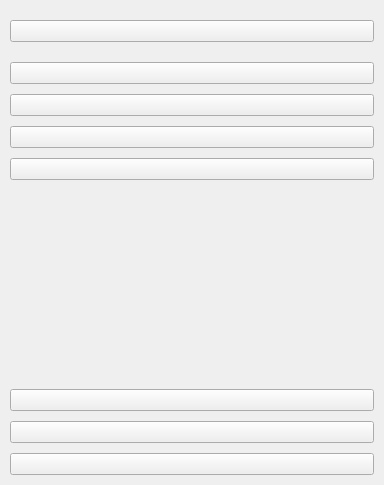
<?xml version="1.0" encoding="UTF-8"?>
<ui version="4.0">
 <class>SidebarComponent</class>
 <widget class="QCustomComponent" name="SidebarComponent">
  <property name="geometry">
   <rect>
    <x>0</x>
    <y>0</y>
    <width>384</width>
    <height>485</height>
   </rect>
  </property>
  <property name="windowTitle">
   <string>CustomComponent</string>
  </property>
  <layout class="QVBoxLayout" name="verticalLayout">
   <property name="spacing">
    <number>0</number>
   </property>
   <property name="leftMargin">
    <number>0</number>
   </property>
   <property name="topMargin">
    <number>0</number>
   </property>
   <property name="rightMargin">
    <number>0</number>
   </property>
   <property name="bottomMargin">
    <number>0</number>
   </property>
   <item>
    <widget class="QCustomSidebar" name="customSidebar">
     <property name="defaultWidth" stdset="0">
      <string>150</string>
     </property>
     <property name="defaultHeight" stdset="0">
      <string>parent</string>
     </property>
     <property name="collapsedWidth" stdset="0">
      <string>60</string>
     </property>
     <property name="collapsedHeight" stdset="0">
      <string>parent</string>
     </property>
     <property name="expandedWidth" stdset="0">
      <string>150</string>
     </property>
     <property name="expandedHeight" stdset="0">
      <string>parent</string>
     </property>
     <property name="toggleButtonName" stdset="0">
      <string>menuBtn</string>
     </property>
     <property name="iconCollapsed" stdset="0">
      <string>:/material_design/icons/material_design/menu.png</string>
     </property>
     <property name="iconExpanded" stdset="0">
      <string>:/material_design/icons/material_design/menu_open.png</string>
     </property>
     <layout class="QVBoxLayout" name="verticalLayout_2">
      <property name="spacing">
       <number>10</number>
      </property>
      <property name="leftMargin">
       <number>0</number>
      </property>
      <property name="topMargin">
       <number>0</number>
      </property>
      <property name="rightMargin">
       <number>0</number>
      </property>
      <property name="bottomMargin">
       <number>0</number>
      </property>
      <item alignment="Qt::AlignmentFlag::AlignTop">
       <widget class="QWidget" name="widget" native="true">
        <layout class="QVBoxLayout" name="verticalLayout_3">
         <property name="spacing">
          <number>10</number>
         </property>
         <property name="leftMargin">
          <number>10</number>
         </property>
         <property name="topMargin">
          <number>10</number>
         </property>
         <property name="rightMargin">
          <number>10</number>
         </property>
         <property name="bottomMargin">
          <number>10</number>
         </property>
         <item>
          <widget class="QCustomSidebarLabel" name="logoLabel">
           <property name="text" stdset="0">
            <string/>
           </property>
           <property name="icon" stdset="0">
            <iconset resource="../assets/assets.qrc">
             <normaloff>:/images/images/TRUSTED IN_GREY.png</normaloff>:/images/images/TRUSTED IN_GREY.png</iconset>
           </property>
           <property name="iconSize" stdset="0">
            <size>
             <width>141</width>
             <height>100</height>
            </size>
           </property>
          </widget>
         </item>
         <item>
          <widget class="QCustomSidebarButton" name="menuBtn">
           <property name="font">
            <font/>
           </property>
           <property name="icon">
            <iconset resource="../Qss/icons/_icons.qrc">
             <normaloff>:/material_design/icons/material_design/menu_open.png</normaloff>:/material_design/icons/material_design/menu_open.png</iconset>
           </property>
           <property name="hideOnCollapse" stdset="0">
            <bool>false</bool>
           </property>
           <property name="labelHidden" stdset="0">
            <bool>false</bool>
           </property>
           <property name="labelText" stdset="0">
            <string>Menu</string>
           </property>
          </widget>
         </item>
         <item>
          <widget class="QCustomHorizontalSeparator" name="customHorizontalSeparator"/>
         </item>
         <item>
          <widget class="QCustomSidebarButton" name="dashboardBtn">
           <property name="icon">
            <iconset resource="../Qss/icons/_icons.qrc">
             <normaloff>:/material_design/icons/material_design/dashboard_customize.png</normaloff>:/material_design/icons/material_design/dashboard_customize.png</iconset>
           </property>
           <property name="hideOnCollapse" stdset="0">
            <bool>false</bool>
           </property>
           <property name="labelText" stdset="0">
            <string>Dashboard</string>
           </property>
          </widget>
         </item>
         <item>
          <widget class="QCustomSidebarButton" name="vaultBtn">
           <property name="icon">
            <iconset resource="../Qss/icons/_icons.qrc">
             <normaloff>:/font_awesome_solid/icons/font_awesome/solid/vault.png</normaloff>:/font_awesome_solid/icons/font_awesome/solid/vault.png</iconset>
           </property>
           <property name="hideOnCollapse" stdset="0">
            <bool>false</bool>
           </property>
           <property name="labelText" stdset="0">
            <string>Vault</string>
           </property>
          </widget>
         </item>
         <item>
          <widget class="QCustomSidebarButton" name="generatorBtn">
           <property name="icon">
            <iconset resource="../Qss/icons/_icons.qrc">
             <normaloff>:/material_design/icons/material_design/generating_tokens.png</normaloff>:/material_design/icons/material_design/generating_tokens.png</iconset>
           </property>
           <property name="hideOnCollapse" stdset="0">
            <bool>false</bool>
           </property>
           <property name="labelText" stdset="0">
            <string>Generator</string>
           </property>
          </widget>
         </item>
         <item>
          <widget class="QCustomSidebarButton" name="securityScanBtn">
           <property name="icon">
            <iconset resource="../Qss/icons/_icons.qrc">
             <normaloff>:/material_design/icons/material_design/shield.png</normaloff>:/material_design/icons/material_design/shield.png</iconset>
           </property>
           <property name="hideOnCollapse" stdset="0">
            <bool>false</bool>
           </property>
           <property name="labelText" stdset="0">
            <string>Security Scan</string>
           </property>
          </widget>
         </item>
        </layout>
       </widget>
      </item>
      <item alignment="Qt::AlignmentFlag::AlignBottom">
       <widget class="QWidget" name="widget_2" native="true">
        <layout class="QVBoxLayout" name="verticalLayout_4">
         <property name="spacing">
          <number>10</number>
         </property>
         <property name="leftMargin">
          <number>10</number>
         </property>
         <property name="topMargin">
          <number>10</number>
         </property>
         <property name="rightMargin">
          <number>10</number>
         </property>
         <property name="bottomMargin">
          <number>10</number>
         </property>
         <item>
          <widget class="QCustomSidebarButton" name="settingsBtn">
           <property name="icon">
            <iconset resource="../Qss/icons/_icons.qrc">
             <normaloff>:/material_design/icons/material_design/settings.png</normaloff>:/material_design/icons/material_design/settings.png</iconset>
           </property>
           <property name="hideOnCollapse" stdset="0">
            <bool>false</bool>
           </property>
           <property name="labelText" stdset="0">
            <string>Settings</string>
           </property>
          </widget>
         </item>
         <item>
          <widget class="QCustomSidebarButton" name="userBtn">
           <property name="icon">
            <iconset resource="../Qss/icons/_icons.qrc">
             <normaloff>:/font_awesome_solid/icons/font_awesome/solid/circle-user.png</normaloff>:/font_awesome_solid/icons/font_awesome/solid/circle-user.png</iconset>
           </property>
           <property name="hideOnCollapse" stdset="0">
            <bool>false</bool>
           </property>
           <property name="labelText" stdset="0">
            <string>User</string>
           </property>
          </widget>
         </item>
         <item>
          <widget class="QCustomSidebarButton" name="aboutBtn">
           <property name="icon">
            <iconset resource="../Qss/icons/_icons.qrc">
             <normaloff>:/material_design/icons/material_design/info.png</normaloff>:/material_design/icons/material_design/info.png</iconset>
           </property>
           <property name="labelText" stdset="0">
            <string>About</string>
           </property>
          </widget>
         </item>
        </layout>
       </widget>
      </item>
     </layout>
    </widget>
   </item>
  </layout>
 </widget>
 <customwidgets>
  <customwidget>
   <class>QCustomSidebar</class>
   <extends>QWidget</extends>
   <header>Custom_Widgets.QCustomSidebar</header>
   <container>1</container>
  </customwidget>
  <customwidget>
   <class>QCustomHorizontalSeparator</class>
   <extends>QWidget</extends>
   <header>Custom_Widgets.QCustomHorizontalSeparator</header>
  </customwidget>
  <customwidget>
   <class>QCustomSidebarLabel</class>
   <extends>QWidget</extends>
   <header>Custom_Widgets.QCustomSidebarLabel</header>
  </customwidget>
  <customwidget>
   <class>QCustomSidebarButton</class>
   <extends>QPushButton</extends>
   <header>Custom_Widgets.QCustomSidebarButton</header>
  </customwidget>
  <customwidget>
   <class>QCustomComponent</class>
   <extends>QWidget</extends>
   <header>Custom_Widgets.QCustomComponent</header>
   <container>1</container>
  </customwidget>
 </customwidgets>
 <resources>
  <include location="../assets/assets.qrc"/>
  <include location="../Qss/icons/_icons.qrc"/>
 </resources>
 <connections/>
</ui>
